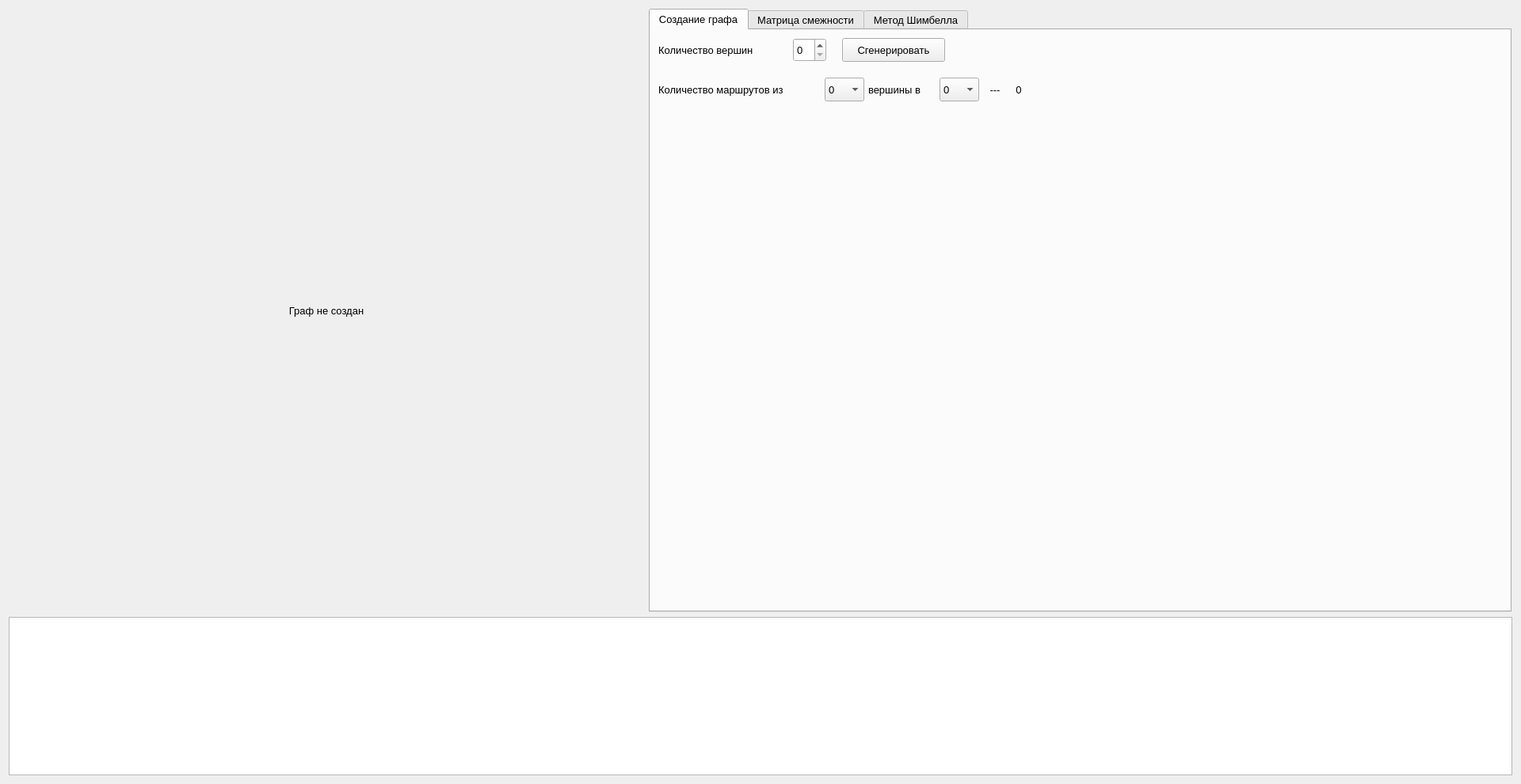
<?xml version="1.0" encoding="UTF-8"?>
<ui version="4.0">
 <class>appWindow</class>
 <widget class="QWidget" name="appWindow">
  <property name="geometry">
   <rect>
    <x>0</x>
    <y>0</y>
    <width>1920</width>
    <height>990</height>
   </rect>
  </property>
  <property name="baseSize">
   <size>
    <width>1000</width>
    <height>1000</height>
   </size>
  </property>
  <property name="font">
   <font>
    <pointsize>10</pointsize>
   </font>
  </property>
  <property name="windowTitle">
   <string>Lab1_5</string>
  </property>
  <layout class="QVBoxLayout" name="verticalLayout">
   <item>
    <layout class="QHBoxLayout" name="horizontalLayout">
     <item>
      <widget class="QLabel" name="label_2">
       <property name="sizePolicy">
        <sizepolicy hsizetype="Expanding" vsizetype="Expanding">
         <horstretch>0</horstretch>
         <verstretch>0</verstretch>
        </sizepolicy>
       </property>
       <property name="minimumSize">
        <size>
         <width>400</width>
         <height>400</height>
        </size>
       </property>
       <property name="maximumSize">
        <size>
         <width>800</width>
         <height>800</height>
        </size>
       </property>
       <property name="text">
        <string>Граф не создан</string>
       </property>
       <property name="alignment">
        <set>Qt::AlignCenter</set>
       </property>
      </widget>
     </item>
     <item>
      <widget class="QTabWidget" name="tabWidget">
       <property name="sizePolicy">
        <sizepolicy hsizetype="Expanding" vsizetype="Expanding">
         <horstretch>0</horstretch>
         <verstretch>0</verstretch>
        </sizepolicy>
       </property>
       <property name="maximumSize">
        <size>
         <width>1089</width>
         <height>800</height>
        </size>
       </property>
       <property name="font">
        <font>
         <pointsize>10</pointsize>
        </font>
       </property>
       <property name="tabShape">
        <enum>QTabWidget::Rounded</enum>
       </property>
       <property name="currentIndex">
        <number>0</number>
       </property>
       <widget class="QWidget" name="tab">
        <attribute name="title">
         <string>Создание графа</string>
        </attribute>
        <widget class="QLabel" name="label">
         <property name="geometry">
          <rect>
           <x>10</x>
           <y>10</y>
           <width>160</width>
           <height>30</height>
          </rect>
         </property>
         <property name="text">
          <string>Количество вершин</string>
         </property>
        </widget>
        <widget class="QSpinBox" name="spinBox">
         <property name="geometry">
          <rect>
           <x>180</x>
           <y>10</y>
           <width>42</width>
           <height>30</height>
          </rect>
         </property>
        </widget>
        <widget class="QPushButton" name="pushButton">
         <property name="geometry">
          <rect>
           <x>242</x>
           <y>10</y>
           <width>130</width>
           <height>30</height>
          </rect>
         </property>
         <property name="text">
          <string>Сгенерировать</string>
         </property>
        </widget>
        <widget class="QLabel" name="label_5">
         <property name="geometry">
          <rect>
           <x>10</x>
           <y>60</y>
           <width>210</width>
           <height>30</height>
          </rect>
         </property>
         <property name="text">
          <string>Количество маршрутов из</string>
         </property>
        </widget>
        <widget class="QComboBox" name="comboBox_2">
         <property name="geometry">
          <rect>
           <x>220</x>
           <y>60</y>
           <width>50</width>
           <height>30</height>
          </rect>
         </property>
         <item>
          <property name="text">
           <string>0</string>
          </property>
         </item>
        </widget>
        <widget class="QLabel" name="label_6">
         <property name="geometry">
          <rect>
           <x>275</x>
           <y>60</y>
           <width>90</width>
           <height>30</height>
          </rect>
         </property>
         <property name="text">
          <string>вершины в</string>
         </property>
        </widget>
        <widget class="QComboBox" name="comboBox_3">
         <property name="geometry">
          <rect>
           <x>365</x>
           <y>60</y>
           <width>50</width>
           <height>30</height>
          </rect>
         </property>
         <item>
          <property name="text">
           <string>0</string>
          </property>
         </item>
        </widget>
        <widget class="QLabel" name="label_7">
         <property name="geometry">
          <rect>
           <x>415</x>
           <y>60</y>
           <width>40</width>
           <height>30</height>
          </rect>
         </property>
         <property name="text">
          <string>---</string>
         </property>
         <property name="alignment">
          <set>Qt::AlignCenter</set>
         </property>
        </widget>
        <widget class="QLabel" name="label_8">
         <property name="geometry">
          <rect>
           <x>455</x>
           <y>60</y>
           <width>20</width>
           <height>30</height>
          </rect>
         </property>
         <property name="text">
          <string>0</string>
         </property>
         <property name="alignment">
          <set>Qt::AlignCenter</set>
         </property>
        </widget>
       </widget>
       <widget class="QWidget" name="tab_2">
        <attribute name="title">
         <string>Матрица смежности</string>
        </attribute>
        <widget class="QTableWidget" name="tableWidget">
         <property name="geometry">
          <rect>
           <x>0</x>
           <y>0</y>
           <width>1080</width>
           <height>730</height>
          </rect>
         </property>
         <property name="sizePolicy">
          <sizepolicy hsizetype="Fixed" vsizetype="Fixed">
           <horstretch>0</horstretch>
           <verstretch>0</verstretch>
          </sizepolicy>
         </property>
         <property name="maximumSize">
          <size>
           <width>1080</width>
           <height>730</height>
          </size>
         </property>
         <property name="verticalScrollBarPolicy">
          <enum>Qt::ScrollBarAlwaysOn</enum>
         </property>
         <property name="horizontalScrollBarPolicy">
          <enum>Qt::ScrollBarAlwaysOn</enum>
         </property>
         <property name="editTriggers">
          <set>QAbstractItemView::NoEditTriggers</set>
         </property>
         <attribute name="horizontalHeaderMinimumSectionSize">
          <number>30</number>
         </attribute>
         <attribute name="horizontalHeaderDefaultSectionSize">
          <number>50</number>
         </attribute>
         <attribute name="verticalHeaderMinimumSectionSize">
          <number>30</number>
         </attribute>
         <attribute name="verticalHeaderDefaultSectionSize">
          <number>50</number>
         </attribute>
        </widget>
       </widget>
       <widget class="QWidget" name="tab_3">
        <attribute name="title">
         <string>Метод Шимбелла</string>
        </attribute>
        <widget class="QTableWidget" name="tableWidget_2">
         <property name="geometry">
          <rect>
           <x>0</x>
           <y>30</y>
           <width>1080</width>
           <height>700</height>
          </rect>
         </property>
         <property name="verticalScrollBarPolicy">
          <enum>Qt::ScrollBarAlwaysOn</enum>
         </property>
         <property name="horizontalScrollBarPolicy">
          <enum>Qt::ScrollBarAlwaysOn</enum>
         </property>
         <property name="editTriggers">
          <set>QAbstractItemView::NoEditTriggers</set>
         </property>
         <attribute name="horizontalHeaderMinimumSectionSize">
          <number>30</number>
         </attribute>
         <attribute name="horizontalHeaderDefaultSectionSize">
          <number>50</number>
         </attribute>
         <attribute name="verticalHeaderMinimumSectionSize">
          <number>30</number>
         </attribute>
         <attribute name="verticalHeaderDefaultSectionSize">
          <number>50</number>
         </attribute>
        </widget>
        <widget class="QLabel" name="label_3">
         <property name="geometry">
          <rect>
           <x>10</x>
           <y>0</y>
           <width>70</width>
           <height>30</height>
          </rect>
         </property>
         <property name="text">
          <string>Матрица</string>
         </property>
        </widget>
        <widget class="QComboBox" name="comboBox">
         <property name="geometry">
          <rect>
           <x>80</x>
           <y>0</y>
           <width>130</width>
           <height>30</height>
          </rect>
         </property>
         <item>
          <property name="text">
           <string>кратчайших</string>
          </property>
         </item>
         <item>
          <property name="text">
           <string>длиннейших</string>
          </property>
         </item>
        </widget>
        <widget class="QLabel" name="label_4">
         <property name="geometry">
          <rect>
           <x>215</x>
           <y>0</y>
           <width>140</width>
           <height>30</height>
          </rect>
         </property>
         <property name="text">
          <string>маршрутов длины</string>
         </property>
        </widget>
        <widget class="QSpinBox" name="spinBox_2">
         <property name="geometry">
          <rect>
           <x>360</x>
           <y>0</y>
           <width>42</width>
           <height>30</height>
          </rect>
         </property>
        </widget>
        <widget class="QPushButton" name="pushButton_2">
         <property name="geometry">
          <rect>
           <x>990</x>
           <y>0</y>
           <width>90</width>
           <height>30</height>
          </rect>
         </property>
         <property name="text">
          <string>Создать</string>
         </property>
        </widget>
       </widget>
      </widget>
     </item>
    </layout>
   </item>
   <item>
    <widget class="QTextEdit" name="textEdit">
     <property name="sizePolicy">
      <sizepolicy hsizetype="Expanding" vsizetype="Expanding">
       <horstretch>0</horstretch>
       <verstretch>0</verstretch>
      </sizepolicy>
     </property>
     <property name="maximumSize">
      <size>
       <width>16777215</width>
       <height>200</height>
      </size>
     </property>
     <property name="font">
      <font>
       <pointsize>10</pointsize>
      </font>
     </property>
     <property name="undoRedoEnabled">
      <bool>true</bool>
     </property>
     <property name="readOnly">
      <bool>true</bool>
     </property>
    </widget>
   </item>
  </layout>
 </widget>
 <resources/>
 <connections>
  <connection>
   <sender>comboBox_2</sender>
   <signal>currentIndexChanged(int)</signal>
   <receiver>appWindow</receiver>
   <slot>setReach(int)</slot>
   <hints>
    <hint type="sourcelabel">
     <x>1065</x>
     <y>111</y>
    </hint>
    <hint type="destinationlabel">
     <x>959</x>
     <y>494</y>
    </hint>
   </hints>
  </connection>
  <connection>
   <sender>comboBox_3</sender>
   <signal>currentIndexChanged(int)</signal>
   <receiver>appWindow</receiver>
   <slot>setReach(int)</slot>
   <hints>
    <hint type="sourcelabel">
     <x>1210</x>
     <y>111</y>
    </hint>
    <hint type="destinationlabel">
     <x>959</x>
     <y>494</y>
    </hint>
   </hints>
  </connection>
 </connections>
 <slots>
  <slot>setReach(int)</slot>
 </slots>
</ui>
